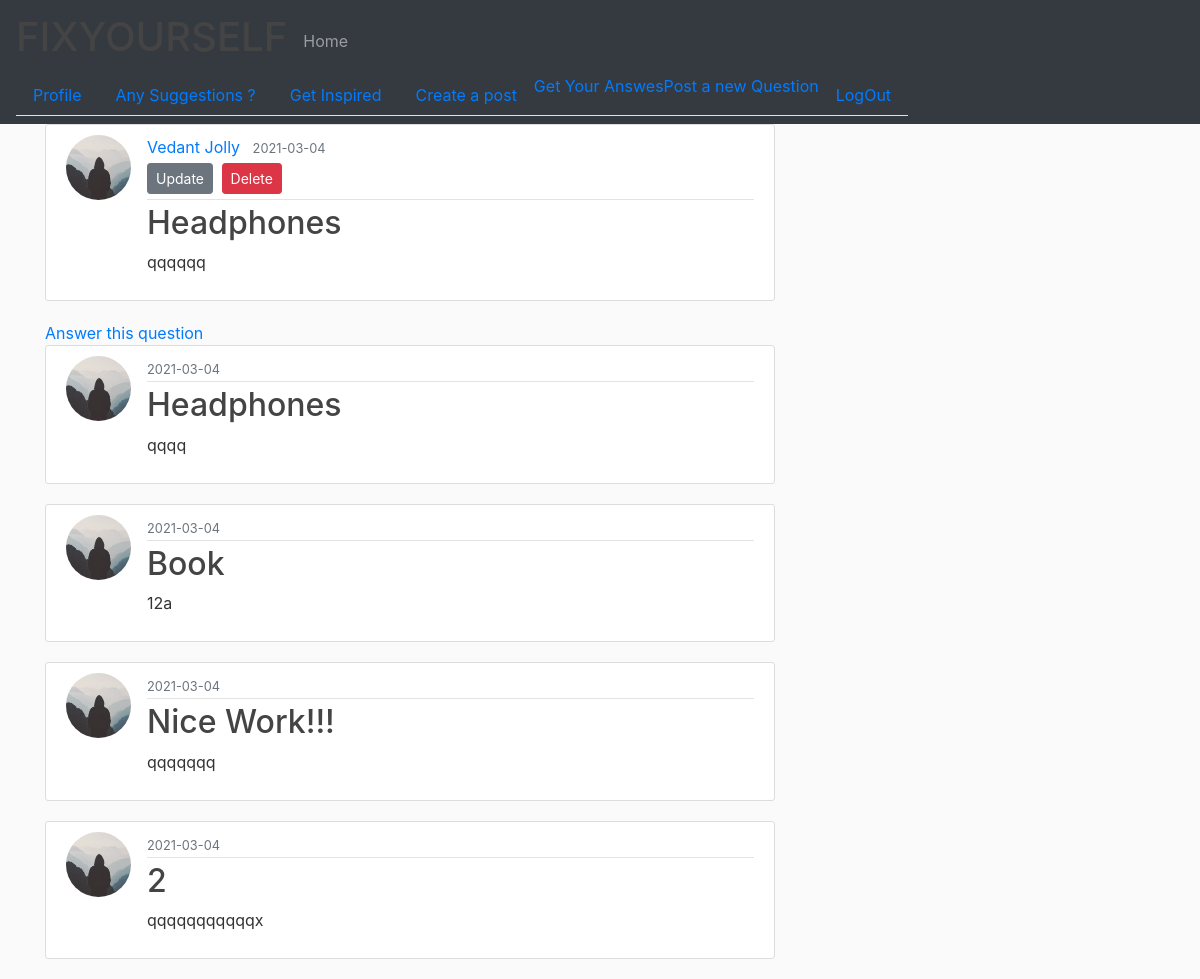
The page /question/1 (signed in) on the database its author committed.
### website/models.py (models this page shows, shortened)
class User(db.Model, UserMixin):
    id = db.Column(db.Integer, primary_key=True)
    name = db.Column(db.String(20), nullable=False)
    email = db.Column(db.String(120), unique=True, nullable=False)
    image_file = db.Column(db.String(20), nullable=False, default='default.jpg')
    password = db.Column(db.String(60), nullable=False)
    posts = db.relationship('Post', backref='author', lazy=True)
    feedbacks = db.relationship('Feedback', backref='customer', lazy=True)
    questions = db.relationship('Question', backref='author', lazy=True)

class Question(db.Model):
    __searchable__ = ['title', 'content']
    id = db.Column(db.Integer, primary_key=True)
    title = db.Column(db.String(256), nullable=False)
    date_posted = db.Column(db.DateTime, nullable=False, default=datetime.utcnow)
    content = db.Column(db.Text, nullable=False)
    user_id = db.Column(db.Integer, db.ForeignKey('user.id'), nullable=False)
    answers = db.relationship('Answer', backref='answer', lazy=True)

class Answer(db.Model):
    id = db.Column(db.Integer, primary_key=True)
    title = db.Column(db.String(256), nullable=False)
    date_posted = db.Column(db.DateTime, nullable=False, default=datetime.utcnow)
    content = db.Column(db.Text, nullable=False)
    question_id = db.Column(db.Integer, db.ForeignKey('question.id'), nullable=False)
    def __repr__(self):
        return f"Answer No {self.id} with title {self.title}"

### website/routes.py (the view)
@app.route("/question/<int:question_id>")
def question(question_id):
    question = Question.query.get_or_404(question_id)
    answers = Answer.query.filter_by(question_id=question.id).all()
    print(answers)
    return render_template('question.html', title=question.title, post=question, emails=emails, answers=answers)

### website/models.py (called while the page is built)
@login_manager.user_loader
def load_user(user_id):
    return User.query.get(int(user_id))

### website/templates/question.html (shortened to what this page needs)
{% extends 'layout.html' %}
{% block content %}
  <article class="media content-section">
    <img class="rounded-circle article-img" src="{{ url_for('static',filename = 'profile_pics/' + post.author.image_file) }}">
    <div class="media-body">
      <div class="article-metadata">
        <a class="mr-2" href="{{ url_for('user_questions',username=post.author.name) }}">{{ post.author.name }}</a>
        <small class="text-muted">{{ post.date_posted.strftime("%Y-%m-%d") }}</small>
        {% if post.author == current_user %}
          <div class="">
            <a class="btn btn-secondary btn-sm mt-1 mb-1" href="{{ url_for('update_question',question_id = post.id) }}">Update</a>
            <button class="btn btn-danger btn-sm m-1" data-toggle="modal" data-target="#deleteModal" >Delete</button>
          </div>
        {% endif %}
      </div>
      <h2 class="article-title">{{ post.title }}</h2>
      <p class="article-content">{{ post.content }}</p>
    </div>
  </article>
  {% if current_user.email in emails %}
        <a href="{{ url_for('new_answer', hidden_id= post.id) }}">Answer this question</a>
  {% endif %}
  {% for ans in answers %}
      <article class="media content-section">
        <img class="rounded-circle article-img" src="{{ url_for('static',filename = 'profile_pics/' + ans.answer.author.image_file) }}">
        <div class="media-body">
          <div class="article-metadata">
            <small class="text-muted">{{ ans.date_posted.strftime("%Y-%m-%d") }}</small>
          </div>
          <h2><a class="article-title" href="{{ url_for('post',post_id = post.id) }}">{{ ans.title }}</a></h2>
          <p class="article-content">{{ ans.content }}</p>
        </div>
      </article>
  {% endfor %}
{% endblock content %}

### website/static/main.css (style rules this page uses)
body { background: #fafafa; color: #333333; }
h1, h2, h3, h4, h5, h6 { color: #444444; }
.content-section { background: #ffffff; padding: 10px 20px; border: 1px solid #dddddd; border-radius: 3px; margin-bottom: 20px; }
.article-title { color: #444444; }
.article-content { white-space: pre-line; }
.article-img { height: 65px; width: 65px; margin-right: 16px; }
.article-metadata { padding-bottom: 1px; margin-bottom: 4px; border-bottom: 1px solid #e3e3e3 }

### rows shown on the page
User: image_file (placeholder picture), author.name "Vedant Jolly"
Question: date_posted "2021-03-04", title "Headphones", content "qqqqqq"
Answer: image_file (placeholder picture), date_posted "2021-03-04", title "Headphones", content "qqqq"
Answer: image_file (placeholder picture), date_posted "2021-03-04", title "Book", content "12a"
Answer: image_file (placeholder picture), date_posted "2021-03-04", title "Nice Work!!!", content "qqqqqqq"
Answer: image_file (placeholder picture), date_posted "2021-03-04", title "2", content "qqqqqqqqqqqx"
